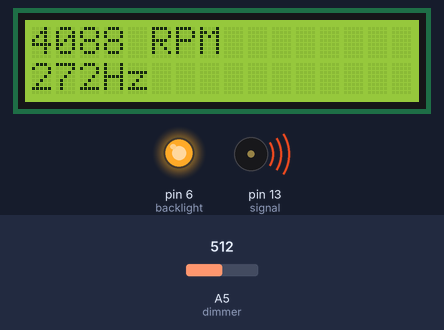
Simulated run of this sketch. Board: Arduino Uno, built with avr-gcc and run on an emulated ATmega328P. Shown: 16×2 character LCD, output pins drawn as LEDs (lit = HIGH), buzzer (waves = sounding). The test bench sets the inputs (shaded band); at power-on: A5 (dimmer) = 512.

Above: at 1.2 s.
1.3 s: A5 (dimmer) set to 1023
At 2.0 s:
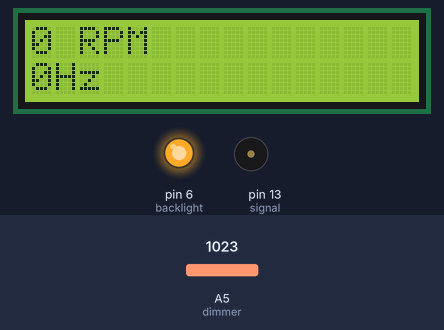
3.0 s: A5 (dimmer) set to 900
At 3.5 s:
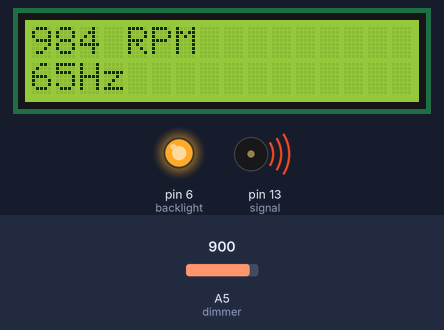
4.5 s: A5 (dimmer) set to 716
At 5.2 s:
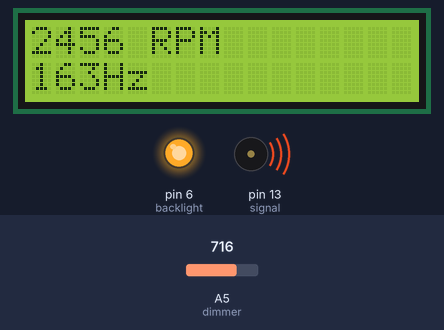
Timing chart, 0 to 7.5 s (numbered marks = the images above; inputs shaded):
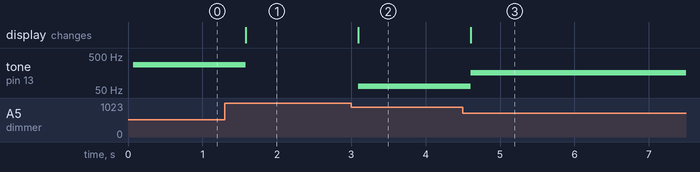

Measured:
- after the input at 1.3 s, tone on pin 13 (signal): 272 Hz → silent after 0.28 s; the display: changes after 0.28 s (image 1)
- after the input at 3.0 s, tone on pin 13 (signal): silent → 65 Hz after 0.09 s; the display: changes after 0.09 s (image 2)
- after the input at 4.5 s, tone on pin 13 (signal): 65 Hz → 163 Hz after 0.11 s; the display: changes after 0.11 s (image 3)

The sketch:

Tach_Calib_Micro.ino
```cpp
/*
  This project is to set an Arduino Micro up to calibrate an automotive air coil
  type tachometer.

  Circuit:
  Digital pin 13 PWM Output, connected to N-Channel Mosfet Gate.
  Mosfet Drain connected to load; solenoid coil.
  Mosfet Source connected to ground.
  Analog input A5 connected to potentiometer wiper.

*/

//Library for serial LCD
#include <LiquidCrystal.h>

//Initialize the lcd library with the numbers of the interface pins
//LCD pin name	 [RS EN DB4 DB5 DB6 DB7]
//Arduino pin #	 [12  11  10  9  8  7]
LiquidCrystal lcd(12, 11, 10, 9, 8, 7);

//define pins used and variables
int backlight = 6;     //PWM Pin connected to LCD backlight
int brightness = 255;  //LCD brightness value 0->255, off->full bright
int cyl=8;             // Number of cylinders in engine.
unsigned int freq=0;   // Variable to hold frequency for tone()
int val=0;             // Variable to hold value of potentiometer.
unsigned int RPM=0;    // Variable to hold value of simulated engine speed.
int signal=13;         // Signal output on Digital pin 13.
int dimmer=A5;         // Potentiometer inpupt on Analog pin 5.

void setup()
{
  //turn the backlight on
  pinMode(backlight, OUTPUT);
  analogWrite(backlight, brightness);
  // set up the LCD's number of columns and rows:
  lcd.begin(16, 2);
  //set pin mode for tachometer output and potentiometer input
  pinMode(signal, OUTPUT);
  pinMode(dimmer, INPUT);
}

void loop()
{
  val=analogRead(dimmer);
  RPM=map(val,1023,0,0,8184);
  freq=(RPM*cyl)/120;
  lcd.clear();
  lcd.setCursor(0, 0);
  lcd.print(RPM);
  lcd.print(" RPM");
  lcd.setCursor(0, 1);
  lcd.print(freq);
  lcd.print("Hz");
  tone(signal, freq);
  delay(500);
}
```
